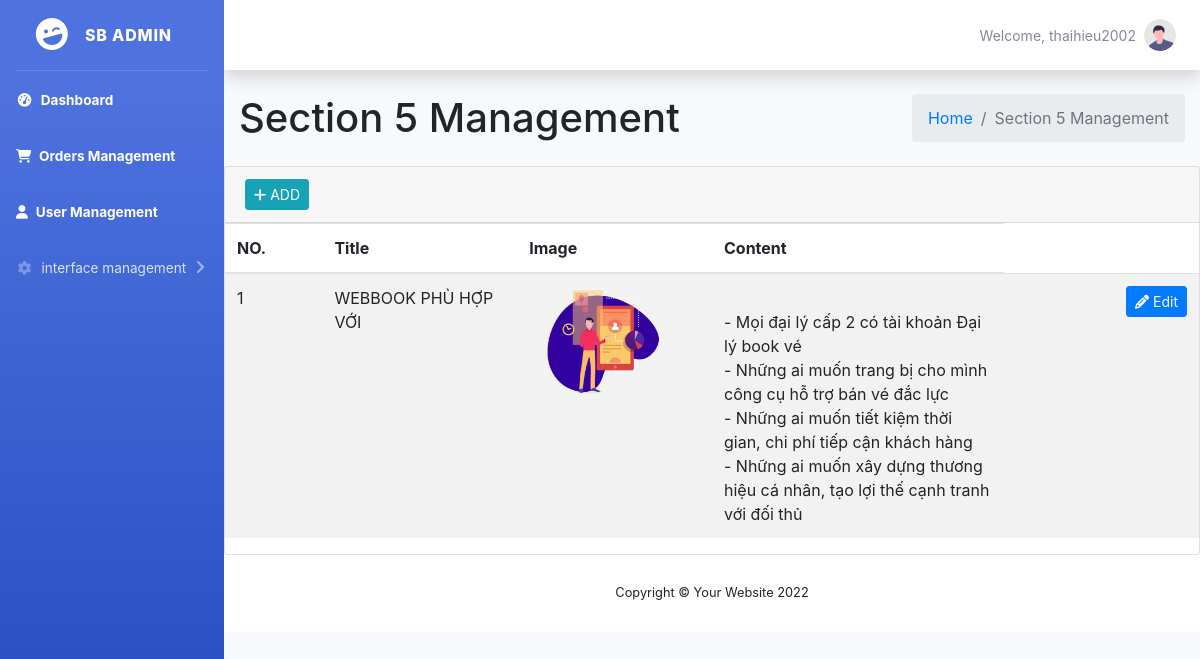
/views/section5.php (signed in), run on the app's committed database.
### tables this page shows
CREATE TABLE IF NOT EXISTS `section_5` (
  `id` int(11) NOT NULL AUTO_INCREMENT,
  `title` varchar(500) NOT NULL,
  `image` varchar(500) NOT NULL,
  `content` varchar(500) NOT NULL,
  PRIMARY KEY (`id`)
);

### models/db.php (called while the page is built)
<?php
class Db
{
	public static $connection;
    public function __construct()
    {
    if (!self::$connection) {
    self::$connection = new mysqli(DB_HOST, DB_USER, DB_PASSWORD, DB_NAME,PORT);
    self::$connection->set_charset(DB_CHARSET);
    }
    return self::$connection;
    }
}

### models/section5.php (called while the page is built, shortened)
<?php
class Section5 extends Db
{
    public function getAllSection5()
    {
        $sql = self::$connection->prepare("SELECT * FROM `section_5`");
        $sql->execute();
        $item = $sql->get_result()->fetch_all(MYSQLI_ASSOC);
        return $item;
    }
}

### views/section5.php (the view, shortened to what this page needs)
<?php
    include "header.php";
?>
<div class="content-wrapper">
    <section class="content-header">
        <div class="container-fluid">
            <div class="row mb-2">
                <div class="col-sm-6">
                    <h1>Section 5 Management</h1>
                </div>
                <div class="col-sm-6">
                    <ol class="breadcrumb float-sm-right">
                        <li class="breadcrumb-item"><a href="index.php">Home</a></li>
                        <li class="breadcrumb-item active">Section 5 Management</li>
                    </ol>
                </div>
            </div>
        </div>
    </section>
    <section class="content">
        <div class="card">
            <div class="card-header">
                <div class="card-tools">
                    <button type="button" class="btn btn-info btn-sm" data-toggle="modal" data-target="#addSS5"><i class="fas fa-plus"></i> ADD</button>
                </div>
            </div>
            <div class="card-body p-0">
                <table class="table table-striped projects">
                    <thead>
                        <tr>
                            <th style="width: 10%">
                                NO.
                            </th>
                            <th style="width: 20%">
                                Title
                            </th>
                            <th style="width: 20%">
                                Image
                            </th>
                            <th style="width: 30%">
                                Content
                            </th>
                        </tr>
                    </thead>
                    <tbody>
                        <?php
                        $count = 1;
                        $getAllSection5 = $section5->getAllSection5();
                        foreach ($getAllSection5 as $value) : ?>
                            <tr>
                                <td><?php echo $count++ ?></td>
                                <td><?php echo $value['title'] ?></td>
                                <td><img src="../public/image/<?php echo $value['image'] ?>" alt="" style="width:150px;"></td>
                                <td><?php echo str_replace(" . ", '<br>- ', $value['content']) ?></td>
                                <td class="project-actions text-right">
                                    <a class="btn btn-primary btn-sm" href="editSection5.php?id=<?php echo $value['id']; ?>">
                                        <i class="fas fa-pencil-alt">
                                        </i>
                                        Edit
                                    </a>
                                </td>
                            </tr>
                        <?php endforeach; ?>
                    </tbody>
                </table>
            </div>
        </div>
    </section>
</div>
<?php include "footer.php"; ?>

### data on the page
section_5: title "WEBBOOK PHÙ HỢP VỚI", image (picture), content "- Mọi đại lý cấp 2 có tài khoản Đại lý book vé - Những ai muốn trang bị cho mình công cụ hỗ trợ bán vé đắc lực - Những ai muốn tiết kiệm thời gian, chi phí tiếp cận khách hàng - Những ai muốn xây dựng thương hiệu cá nhân, tạo lợi thế cạnh tranh với đối thủ"

### other printed values
$_SESSION['user'] "thaihieu2002"
